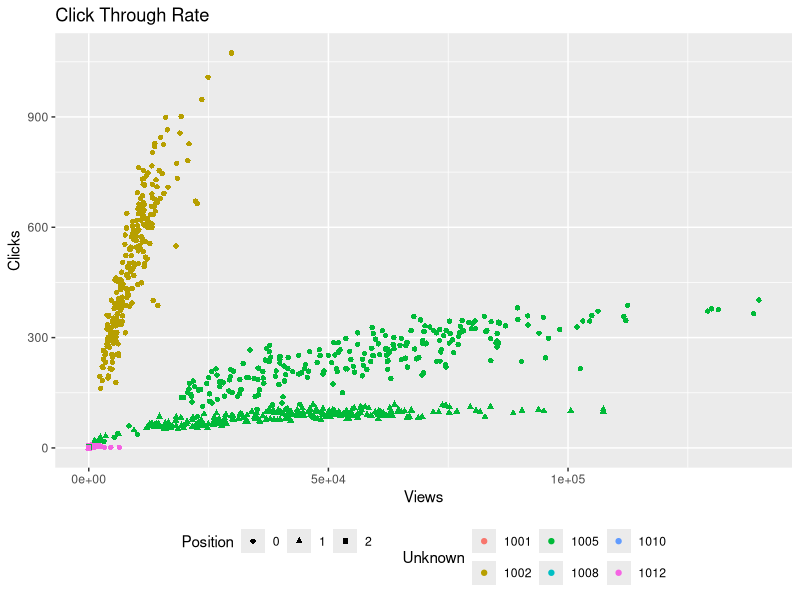

R code for this plot: (Note: this script raises an error after producing the figure.)
## ---- chunk 1
library(data.table)
library(car)
library(ggpubr)
library(kableExtra)
library(lsmeans)
library(multcompView)
library(ggplot2)
library(gridExtra)
click_through <- read.csv("avazu_app_clicks.csv")
click_through$Unknown <- as.factor(click_through$Unknown)
click_through$Position <- as.factor(click_through$Position)
## ---- chunk 2
ggplot(click_through,
         aes(
           y = Clicks,
           x = Views,
           color = Unknown,
           shape=Position
         )) + geom_point(alpha = 1) + 
  theme(legend.position="bottom") + 
  ggtitle("Click Through Rate")
## ---- chunk 3
all_zero <- lm(Clicks~Views,data=click_through)
all_zero_anova <- anova(all_zero)
knitr::kable(data.frame(all_zero_anova))
## ---- chunk 4
all_zero <- lm(Clicks~Views + Position + Views*Position,data=click_through)
all_zero_anova <- anova(all_zero)
knitr::kable(data.frame(all_zero_anova))
## ---- chunk 5
options(scipen=999)
ancova_model_full <- lm(Clicks ~ 
              #Main Effects
              Views + Position + Unknown +
              #Fixed Interactions
              Position:Views + Unknown:Views 
              ,data=click_through)
anc <- data.frame(Anova(ancova_model_full,type = "3"))
colnames(anc) <- c("SS","DF","F","P")
knitr::kable(anc)
## ---- chunk 6
knitr::kable(anc[1,])
## ---- chunk 7
knitr::kable(anc[2,])
## ---- chunk 8
knitr::kable(anc[3,])
## ---- chunk 9
knitr::kable(anc[4,])
## ---- chunk 10
knitr::kable(anc[5,])
## ---- chunk 11
knitr::kable(anc[6,])
## ---- chunk 12
pos_means <- lsmeans(
  ancova_model_full,
  ~ Position:Views,
  at = list(Views = c(5000,12652.61,50000)),
  adjust = "tukey"
  ) 

pos_means_letters <- cld(
  pos_means,
  alpha = 0.05,
  by = "Views",
  Letters = letters,
  adjust = "tukey"
  )
pos_means_letters$.group = gsub(" ", "", pos_means_letters$.group)


### Plot
pd = position_dodge(0.4)
ggplot(pos_means_letters,
    aes(
    x     = factor(Views),
    y     = lsmean,
    color = Position,
    label = .group
    )) +
  
  geom_point(shape  = 15,
    size   = 4,
    position = pd) +
  
  geom_errorbar(
    aes(ymin  =  lower.CL,
    ymax  =  upper.CL),
    width =  0.2,
    size  =  0.7,
    position = pd
    ) +
  
  theme_bw() +
  theme(
    axis.title   = element_text(face = "bold"),
    axis.text    = element_text(face = "bold"),
    plot.caption = element_text(hjust = 0)
    ) +
  
  ylab("Least Square Means (Tukey Adjusted)") +
  ggtitle ("Banner Positions",
    subtitle = "Three Banner Locations") +
    
  geom_text(
    nudge_x = c(0.135, 0,-0.135, 0.135, 0,-0.135, 0.135, 0,-0.135),
    color   = "black"
    )
## ---- chunk 13
knitr::kable(data.frame(pos_means_letters), row.names = F)
